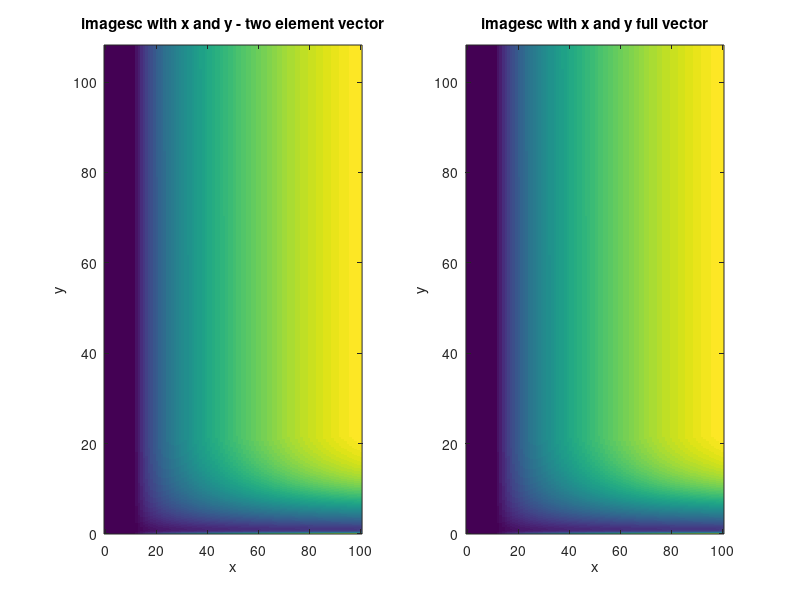
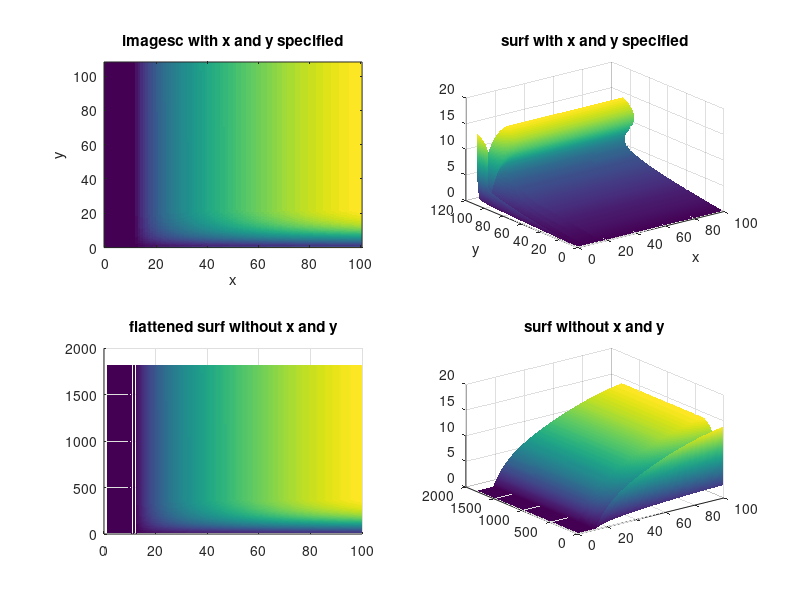

MATLAB code for these plots, in order:
load('scatter_xyz.mat')

figure()
subplot(1,2,1)
imagesc(xxs([1,end],1),yys(1,[1,end]),zz)
xlabel('x'); ylabel('y')
set(gca,'YDir','normal')
title('imagesc with x and y - two element vector')
subplot(1,2,2)
imagesc(xxs(:,1),yys(1,:),zz)
xlabel('x'); ylabel('y')
set(gca,'YDir','normal')
title('imagesc with x and y full vector')

%%
figure()
subplot(2,2,1)
imagesc(xxs(:,1),yys(1,:),zz)
xlabel('x'); ylabel('y')
set(gca,'YDir','normal')
title('imagesc with x and y specified')

subplot(2,2,2)
surf(xxs,yys,zz)
shading interp
xlabel('x'); ylabel('y')
title('surf with x and y specified')
view(3)

subplot(2,2,3)
surf(zz)
title('flattened surf without x and y')
shading interp
view(0,90)

subplot(2,2,4)
surf(zz)
title('surf without x and y')
shading interp
view(3)